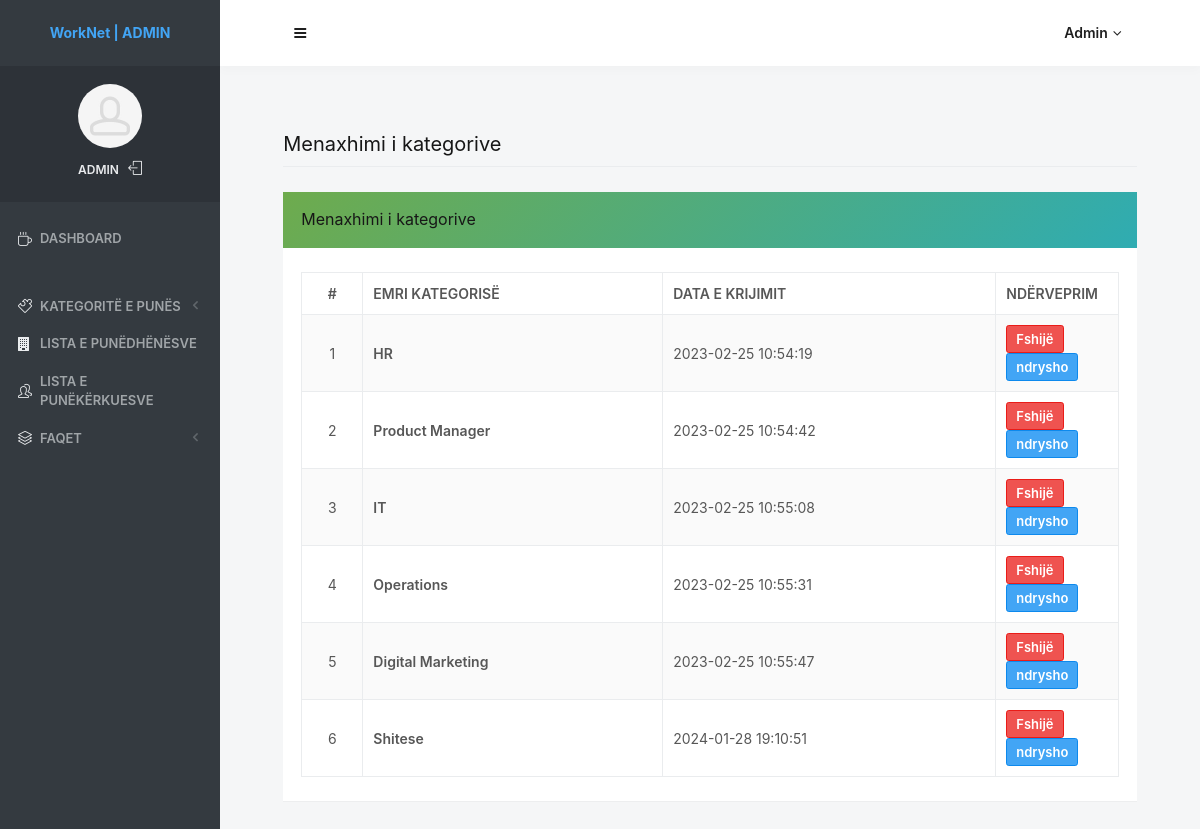
Page /admin/manage-category.php (signed in) on the committed database.
### tables this page shows
CREATE TABLE `tblcategory` (
  `id` int(11) NOT NULL,
  `CategoryName` varchar(200) NOT NULL,
  `Description` mediumtext NOT NULL,
  `PostingDate` timestamp NOT NULL DEFAULT current_timestamp(),
  `UpdationDate` timestamp NULL DEFAULT NULL,
  `Is_Active` int(1) NOT NULL
);

### admin/manage-category.php (the view, shortened to what this page needs)
<?php
include('includes/dbconnection.php');
if (strlen($_SESSION['jpaid'] == 0)) {
    header('location:logout.php');
} else {
    ?>
    <!doctype html>
    <html lang="en" class="no-focus">
    <head>
        <link rel="stylesheet" href="assets/js/plugins/datatables/dataTables.bootstrap4.min.css">
        <link rel="stylesheet" id="css-main" href="assets/css/codebase.min.css">
    </head>
    <body>
        <div id="page-container" class="sidebar-o sidebar-inverse side-scroll page-header-fixed main-content-narrow">
            <?php include_once('includes/sidebar.php'); ?>
            <?php include_once('includes/header.php'); ?>
            <main id="main-container">
                <div class="content">
                    <h2 class="content-heading">Menaxhimi i kategorive</h2>
                    <div class="block">
                        <div class="block-header bg-gd-emerald">
                            <h3 class="block-title">Menaxhimi i kategorive</h3>
                        </div>
                        <div class="block-content block-content-full">
                            <table class="table table-bordered table-striped table-vcenter js-dataTable-full-pagination">
                                <thead>
                                    <tr>
                                        <th class="text-center">#</th>
                                        <th>Emri kategorisë</th>
                                        <th class="d-none d-sm-table-cell">Data e krijimit</th>
                                        <th class="d-none d-sm-table-cell" style="width: 15%;">Ndërveprim</th>
                                    </tr>
                                </thead>
                                <tbody>
                                    <?php
                                    $sql = "SELECT * from tblcategory";
                                    $query = $dbh->prepare($sql);
                                    $query->execute();
                                    $results = $query->fetchAll(PDO::FETCH_OBJ);
                                    $cnt = 1;
                                    if ($query->rowCount() > 0) {
                                        foreach ($results as $row) { ?>
                                            <tr>
                                                <td class="text-center">
                                                    <?php echo htmlentities($cnt); ?>
                                                </td>
                                                <td class="font-w600">
                                                    <?php echo htmlentities($row->CategoryName); ?>
                                                </td>
                                                <td class="d-none d-sm-table-cell">
                                                    <?php echo htmlentities($row->PostingDate); ?>
                                                </td>
                                                <td class="d-none d-sm-table-cell"><a
                                                        href="manage-category.php?delid=<?php echo ($row->id); ?>"
                                                        onclick="return confirm('Do you really want to Delete ?');"
                                                        class="btn btn-danger btn-sm">Fshijë</a> <a
                                                        href="edit-category.php?editid=<?php echo htmlentities($row->id); ?>"
                                                        class="btn btn-primary btn-sm">ndrysho</a></td>
                                            </tr>
                                            <?php $cnt = $cnt + 1;
                                        }
                                    } ?>
                                </tbody>
                            </table>
                        </div>
                    </div>
                </div>
            </main>
        </div>
    </body>
    </html>
<?php } ?>

### admin/includes/sidebar.php (shortened to what this page needs)
<nav id="sidebar">
    <div id="sidebar-scroll">
        <div class="sidebar-content">
            <div class="content-header content-header-fullrow px-15">
                <div class="content-header-section text-center align-parent sidebar-mini-hidden">
                    <div class="content-header-item">
                        <a class="link-effect font-w700" href="dashboard.php">
                            WorkNet | ADMIN</span>
                        </a>
                    </div>
                </div>
            </div>
            <div class="content-side content-side-full content-side-user px-10 align-parent">
                <div class="sidebar-mini-hidden-b text-center">
                    <a class="img-link" href="admin-profile.php">
                        <img class="img-avatar" src="assets/img/avatars/avatar15.jpg" alt="">
                    </a>
                    <ul class="list-inline mt-10">
                        <?php
                        $aid = $_SESSION['jpaid'];
                        $sql = "SELECT AdminName from  tbladmin where ID=:aid";
                        $query = $dbh->prepare($sql);
                        $query->bindParam(':aid', $aid, PDO::PARAM_STR);
                        $query->execute();
                        $results = $query->fetchAll(PDO::FETCH_OBJ);
                        if ($query->rowCount() > 0) {
                            foreach ($results as $row) { ?>
                                <li class="list-inline-item">
                                    <a class="link-effect text-dual-primary-dark font-size-xs font-w600 text-uppercase"
                                        href="admin-profile.php">
                                        <?php echo $row->AdminName; ?>
                                    </a>
                                </li>
                                <?php $cnt = $cnt + 1;
                            }
                        } ?>
                        <li class="list-inline-item">
                            <a class="link-effect text-dual-primary-dark" href="logout.php">
                                <i class="si si-logout"></i>
                            </a>
                        </li>
                    </ul>
                </div>
            </div>
            <div class="content-side content-side-full">
                <ul class="nav-main">
                    <li class="open">
                        <a href="dashboard.php"><i class="si si-cup"></i><span
                                class="sidebar-mini-hide">Dashboard</span></a>
                    </li>
                    <li class="nav-main-heading"><span class="sidebar-mini-visible">UI</span></li>
                    <li>
                        <a class="nav-submenu" data-toggle="nav-submenu"><i class="si si-puzzle"></i>Kategoritë e punës</a>
                    </li>
                    <li>
                        <a href="employer-list.php"><i class="fa fa-building"></i><span class="sidebar-mini-hide">Lista
                                e punëdhënësve</span></a>
                    </li>
                    <li>
                        <a href="reg-jobseekers.php"><i class="si si-users"></i><span class="sidebar-mini-hide">Lista e
                                punëkërkuesve</span></a>
                    </li>
                    <li>
                        <a class="nav-submenu" data-toggle="nav-submenu" href="#"><i class="si si-layers"></i><span
                                class="sidebar-mini-hide">Faqet</span></a>
                    </li>
                </ul>
            </div>
        </div>
    </div>
</nav>

### admin/includes/header.php (shortened to what this page needs)
<header id="page-header">
    <div class="content-header">
        <div class="content-header-section">
            <button type="button" class="btn btn-circle btn-dual-secondary" data-toggle="layout"
                data-action="sidebar_toggle">
                <i class="fa fa-navicon"></i>
            </button>
        </div>
        <div class="content-header-section">
            <div class="btn-group" role="group">
                <?php
                $aid = $_SESSION['jpaid'];
                $sql = "SELECT AdminName from  tbladmin where ID=:aid";
                $query = $dbh->prepare($sql);
                $query->bindParam(':aid', $aid, PDO::PARAM_STR);
                $query->execute();
                $results = $query->fetchAll(PDO::FETCH_OBJ);
                if ($query->rowCount() > 0) {
                    foreach ($results as $row) { ?>
                        <button type="button" class="btn btn-rounded btn-dual-secondary" id="page-header-user-dropdown"
                            data-toggle="dropdown" aria-haspopup="true" aria-expanded="false">
                            <?php echo $row->AdminName; ?><i class="fa fa-angle-down ml-5"></i>
                        </button>
                        <?php $cnt = $cnt + 1;
                    }
                } ?>
            </div>
        </div>
    </div>
</header>

### rows in the picture
tblcategory: CategoryName "HR", PostingDate "2023-02-25 10:54:19"
tblcategory: CategoryName "Product Manager", PostingDate "2023-02-25 10:54:42"
tblcategory: CategoryName "IT", PostingDate "2023-02-25 10:55:08"
tblcategory: CategoryName "Operations", PostingDate "2023-02-25 10:55:31"
tblcategory: CategoryName "Digital Marketing", PostingDate "2023-02-25 10:55:47"
tblcategory: CategoryName "Shitese", PostingDate "2024-01-28 19:10:51"

### other values in the picture
$row->AdminName "ADMIN"
$row->AdminName "Admin"
